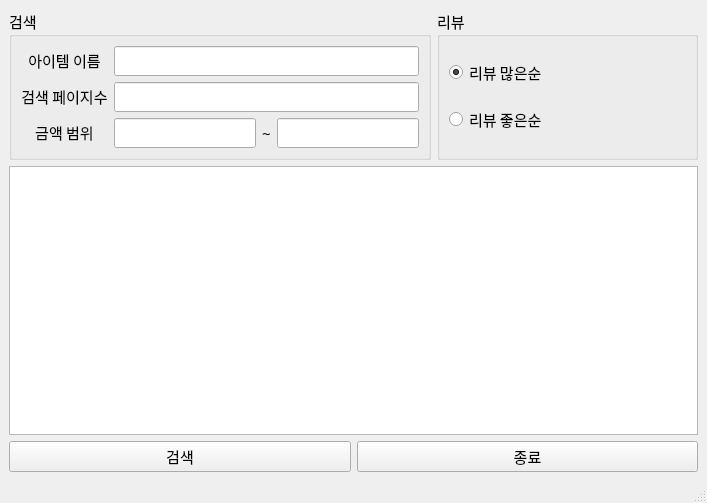
<?xml version="1.0" encoding="UTF-8"?>
<ui version="4.0">
 <class>MainWindow</class>
 <widget class="QMainWindow" name="MainWindow">
  <property name="geometry">
   <rect>
    <x>0</x>
    <y>0</y>
    <width>707</width>
    <height>503</height>
   </rect>
  </property>
  <property name="windowTitle">
   <string>NaverShopper</string>
  </property>
  <widget class="QWidget" name="centralwidget">
   <layout class="QGridLayout" name="gridLayout_5">
    <item row="0" column="0">
     <layout class="QGridLayout" name="gridLayout_3">
      <item row="0" column="0">
       <widget class="QGroupBox" name="groupBox">
        <property name="font">
         <font>
          <family>맑은 고딕</family>
          <pointsize>11</pointsize>
         </font>
        </property>
        <property name="title">
         <string>검색</string>
        </property>
        <layout class="QGridLayout" name="gridLayout">
         <item row="0" column="0">
          <widget class="QLabel" name="label">
           <property name="font">
            <font>
             <family>맑은 고딕</family>
             <pointsize>11</pointsize>
            </font>
           </property>
           <property name="text">
            <string>&lt;html&gt;&lt;head/&gt;&lt;body&gt;&lt;p align=&quot;center&quot;&gt;아이템 이름&lt;/p&gt;&lt;/body&gt;&lt;/html&gt;</string>
           </property>
          </widget>
         </item>
         <item row="0" column="1" colspan="3">
          <widget class="QLineEdit" name="input_item_name">
           <property name="font">
            <font>
             <family>맑은 고딕</family>
             <pointsize>11</pointsize>
            </font>
           </property>
          </widget>
         </item>
         <item row="1" column="0">
          <widget class="QLabel" name="label_2">
           <property name="font">
            <font>
             <family>맑은 고딕</family>
             <pointsize>11</pointsize>
            </font>
           </property>
           <property name="text">
            <string>&lt;html&gt;&lt;head/&gt;&lt;body&gt;&lt;p align=&quot;center&quot;&gt;검색 페이지수&lt;/p&gt;&lt;/body&gt;&lt;/html&gt;</string>
           </property>
          </widget>
         </item>
         <item row="1" column="1" colspan="3">
          <widget class="QLineEdit" name="input_page_cnt">
           <property name="sizePolicy">
            <sizepolicy hsizetype="Minimum" vsizetype="Maximum">
             <horstretch>0</horstretch>
             <verstretch>0</verstretch>
            </sizepolicy>
           </property>
           <property name="font">
            <font>
             <family>맑은 고딕</family>
             <pointsize>11</pointsize>
            </font>
           </property>
          </widget>
         </item>
         <item row="2" column="0">
          <widget class="QLabel" name="label_3">
           <property name="font">
            <font>
             <family>맑은 고딕</family>
             <pointsize>11</pointsize>
            </font>
           </property>
           <property name="text">
            <string>&lt;html&gt;&lt;head/&gt;&lt;body&gt;&lt;p align=&quot;center&quot;&gt;&lt;span style=&quot; font-size:11pt;&quot;&gt;금액 범위&lt;/span&gt;&lt;/p&gt;&lt;/body&gt;&lt;/html&gt;</string>
           </property>
          </widget>
         </item>
         <item row="2" column="1">
          <widget class="QLineEdit" name="start_price">
           <property name="sizePolicy">
            <sizepolicy hsizetype="Minimum" vsizetype="Maximum">
             <horstretch>0</horstretch>
             <verstretch>0</verstretch>
            </sizepolicy>
           </property>
           <property name="font">
            <font>
             <family>맑은 고딕</family>
             <pointsize>11</pointsize>
            </font>
           </property>
          </widget>
         </item>
         <item row="2" column="2">
          <widget class="QLabel" name="label_4">
           <property name="font">
            <font>
             <family>맑은 고딕</family>
             <pointsize>11</pointsize>
            </font>
           </property>
           <property name="text">
            <string>&lt;html&gt;&lt;head/&gt;&lt;body&gt;&lt;p align=&quot;center&quot;&gt;~&lt;/p&gt;&lt;/body&gt;&lt;/html&gt;</string>
           </property>
          </widget>
         </item>
         <item row="2" column="3">
          <widget class="QLineEdit" name="end_price">
           <property name="sizePolicy">
            <sizepolicy hsizetype="Minimum" vsizetype="Maximum">
             <horstretch>0</horstretch>
             <verstretch>0</verstretch>
            </sizepolicy>
           </property>
           <property name="font">
            <font>
             <family>맑은 고딕</family>
             <pointsize>11</pointsize>
            </font>
           </property>
          </widget>
         </item>
        </layout>
       </widget>
      </item>
      <item row="0" column="1">
       <widget class="QGroupBox" name="groupBox_2">
        <property name="font">
         <font>
          <family>맑은 고딕</family>
          <pointsize>11</pointsize>
         </font>
        </property>
        <property name="title">
         <string>리뷰</string>
        </property>
        <layout class="QGridLayout" name="gridLayout_2">
         <item row="0" column="0">
          <widget class="QRadioButton" name="amt_review">
           <property name="font">
            <font>
             <family>맑은 고딕</family>
             <pointsize>11</pointsize>
            </font>
           </property>
           <property name="text">
            <string>리뷰 많은순</string>
           </property>
           <property name="checked">
            <bool>true</bool>
           </property>
          </widget>
         </item>
         <item row="1" column="0">
          <widget class="QRadioButton" name="good_review">
           <property name="font">
            <font>
             <family>맑은 고딕</family>
             <pointsize>11</pointsize>
            </font>
           </property>
           <property name="text">
            <string>리뷰 좋은순</string>
           </property>
          </widget>
         </item>
        </layout>
       </widget>
      </item>
     </layout>
    </item>
    <item row="1" column="0">
     <layout class="QGridLayout" name="gridLayout_4">
      <item row="0" column="0" colspan="2">
       <widget class="QTextBrowser" name="textBrowser">
        <property name="font">
         <font>
          <family>맑은 고딕</family>
          <pointsize>11</pointsize>
         </font>
        </property>
       </widget>
      </item>
      <item row="1" column="0">
       <widget class="QPushButton" name="run_btn">
        <property name="font">
         <font>
          <family>맑은 고딕</family>
          <pointsize>11</pointsize>
         </font>
        </property>
        <property name="text">
         <string>검색</string>
        </property>
       </widget>
      </item>
      <item row="1" column="1">
       <widget class="QPushButton" name="exit_btn">
        <property name="font">
         <font>
          <family>맑은 고딕</family>
          <pointsize>11</pointsize>
         </font>
        </property>
        <property name="text">
         <string>종료</string>
        </property>
       </widget>
      </item>
     </layout>
    </item>
   </layout>
  </widget>
  <widget class="QMenuBar" name="menubar">
   <property name="geometry">
    <rect>
     <x>0</x>
     <y>0</y>
     <width>707</width>
     <height>26</height>
    </rect>
   </property>
  </widget>
  <widget class="QStatusBar" name="statusbar"/>
 </widget>
 <resources/>
 <connections/>
</ui>
